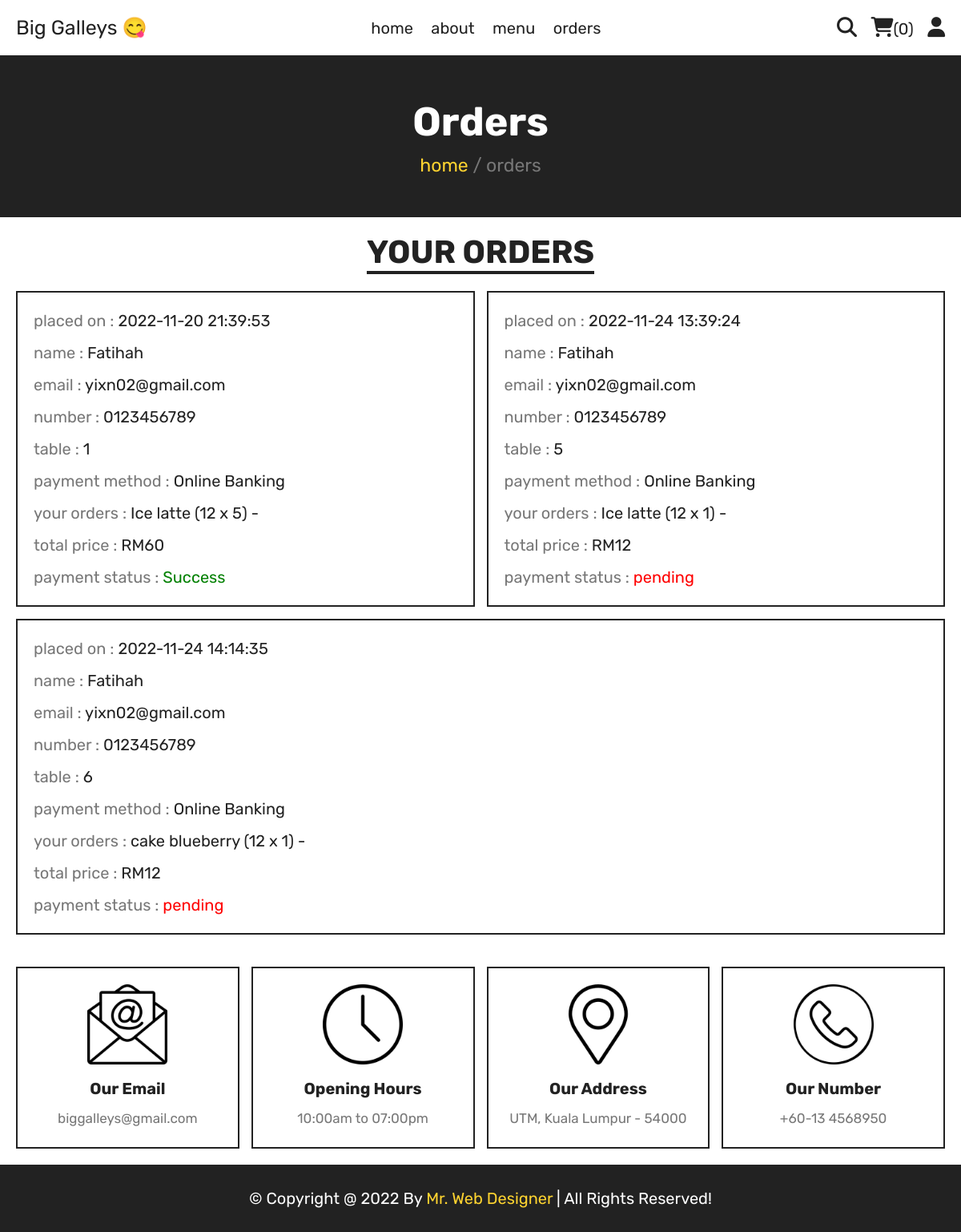
Screenshot of /customer/orders.php (signed in) with the database file from the repository.
### tables this page shows
CREATE TABLE `orders` (
  `id` int(100) NOT NULL,
  `user_id` int(100) NOT NULL,
  `name` varchar(20) NOT NULL,
  `number` varchar(10) NOT NULL,
  `email` varchar(50) NOT NULL,
  `method` varchar(50) NOT NULL,
  `tableNo` int(3) NOT NULL,
  `total_products` varchar(1000) NOT NULL,
  `total_price` int(100) NOT NULL,
  `placed_on` timestamp NULL DEFAULT current_timestamp() ON UPDATE current_timestamp(),
  `payment_status` varchar(20) NOT NULL DEFAULT 'pending'
);

### customer/orders.php (the view, shortened to what this page needs)
<?php
include 'components/connect.php';
if(isset($_SESSION['user_id'])){
   $user_id = $_SESSION['user_id'];
}else{
   $user_id = '';
   header('location:home.php');
};
?>
<!DOCTYPE html>
<html lang="en">
<head>
   <link rel="stylesheet" href="https://cdnjs.cloudflare.com/ajax/libs/font-awesome/6.1.1/css/all.min.css">
   <link rel="stylesheet" href="css/style.css">
</head>
<body>
<?php include 'components/user_header.php'; ?>
<div class="heading">
   <h3>orders</h3>
   <p><a href="html.php">home</a> <span> / orders</span></p>
</div>
<section class="orders">
   <h1 class="title">your orders</h1>
   <div class="box-container">
   <?php
      if($user_id == ''){
         echo '<p class="empty">please login to see your orders</p>';
      }else{
         $select_orders = $conn->prepare("SELECT * FROM `orders` WHERE user_id = ?");
         $select_orders->execute([$user_id]);
         if($select_orders->rowCount() > 0){
            while($fetch_orders = $select_orders->fetch(PDO::FETCH_ASSOC)){
   ?>
   <div class="box">
      <p>placed on : <span><?= $fetch_orders['placed_on']; ?></span></p>
      <p>name : <span><?= $fetch_orders['name']; ?></span></p>
      <p>email : <span><?= $fetch_orders['email']; ?></span></p>
      <p>number : <span><?= $fetch_orders['number']; ?></span></p>
      <p>table : <span><?= $fetch_orders['tableNo']; ?></span></p>
      <p>payment method : <span><?= $fetch_orders['method']; ?></span></p>
      <p>your orders : <span><?= $fetch_orders['total_products']; ?></span></p>
      <p>total price : <span>RM<?= $fetch_orders['total_price']; ?></span></p>
      <p> payment status : <span style="color:<?php if($fetch_orders['payment_status'] == 'pending'){ echo 'red'; }else{ echo 'green'; }; ?>"><?= $fetch_orders['payment_status']; ?></span> </p>
   </div>
   <?php
			}
		}else{
         echo '<p class="empty">no orders placed yet!</p>';
		}
      }
   ?>
   </div>
</section>
<?php include 'components/footer.php'; ?>
</body>
</html>

### customer/css/style.css (style rules this page uses)
:root { --yellow:#fed330; --red:#e74c3c; --white:#fff; --black:#222; --light-color:#777; --border:.2rem solid var(--black); }
* { font-family: 'Rubik', sans-serif; margin:0; padding:0; box-sizing: border-box; outline: none; border: none; text-decoration: none; }
html { font-size: 62.5%; overflow-x: hidden; scroll-behavior: smooth; stop-opacity: 7rem; }
section { margin:0 auto; max-width: 1200px; padding:2rem; }
.title { text-align: center; margin-bottom: 2.5rem; font-size: 4rem; color:var(--black); text-transform: uppercase; text-decoration: underline; text-underline-offset: 1rem; }
.heading { display: flex; align-items: center; justify-content: center; gap:1rem; flex-flow: column; background-color: var(--black); min-height: 20rem; }
.heading h3 { font-size: 5rem; color:var(--white); text-transform: capitalize; }
.heading p { font-size: 2.3rem; color:var(--light-color); }
.heading p a { color:var(--yellow); }
.orders .box-container { display: flex; flex-wrap: wrap; gap:1.5rem; align-items: flex-start; }
.orders .box-container .box { padding:1rem 2rem; border:var(--border); flex:1 1 40rem; }
.orders .box-container .box p { line-height: 1.5; margin:1rem 0; font-size: 2rem; color:var(--light-color); }
.orders .box-container .box p span { color:var(--black); }

### rows the page displays
orders: placed_on "2022-11-20 21:39:53", name "Fatihah", email "yixn02@gmail.com", number "0123456789", tableNo "1", method "Online Banking", total_products "Ice latte (12 x 5) -", total_price "60", payment_status "Success"
orders: placed_on "2022-11-24 13:39:24", name "Fatihah", email "yixn02@gmail.com", number "0123456789", tableNo "5", method "Online Banking", total_products "Ice latte (12 x 1) -", total_price "12", payment_status "pending"
orders: placed_on "2022-11-24 14:14:35", name "Fatihah", email "yixn02@gmail.com", number "0123456789", tableNo "6", method "Online Banking", total_products "cake blueberry (12 x 1) -", total_price "12", payment_status "pending"

### other values shown
$total_cart_items "0"
